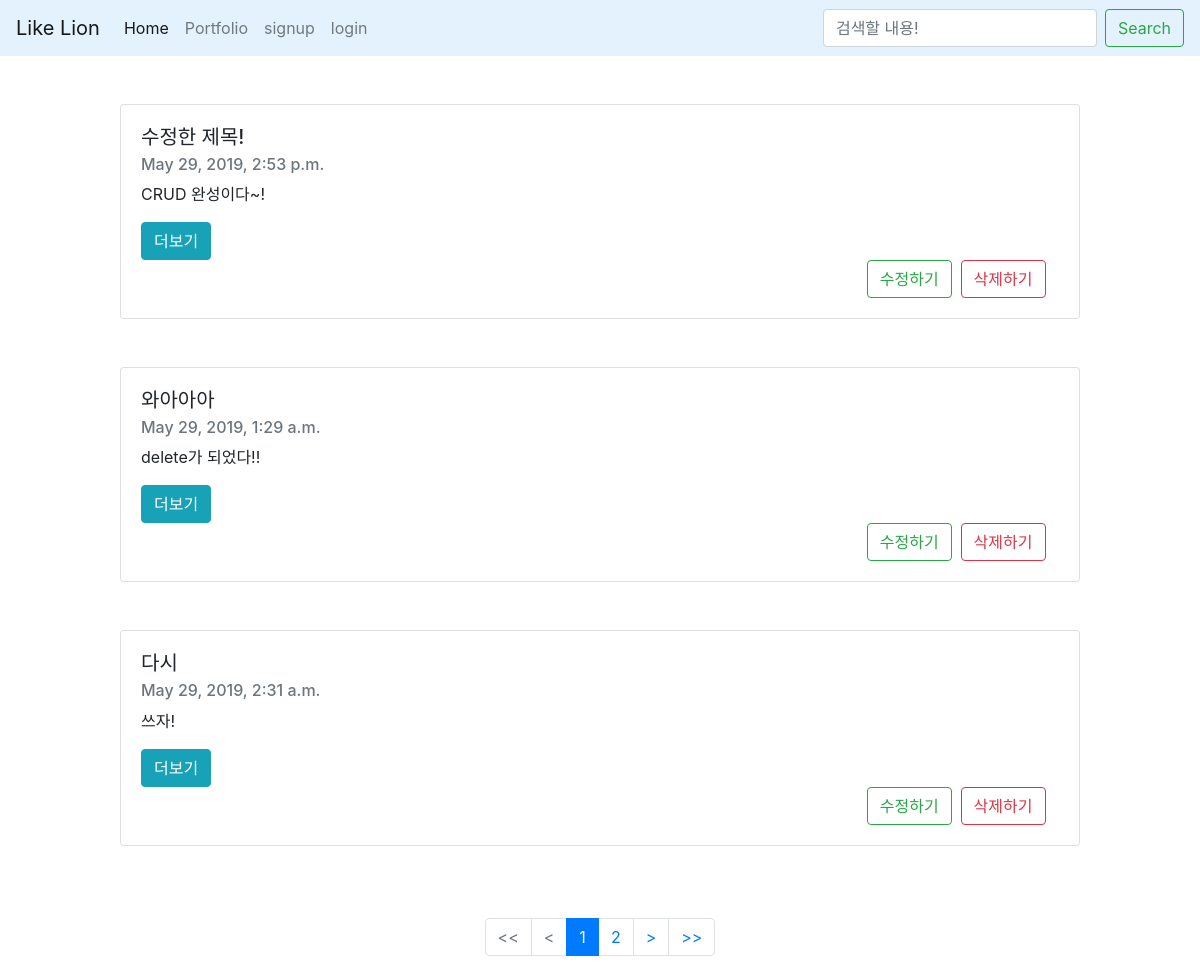
Before: / with the older database file.
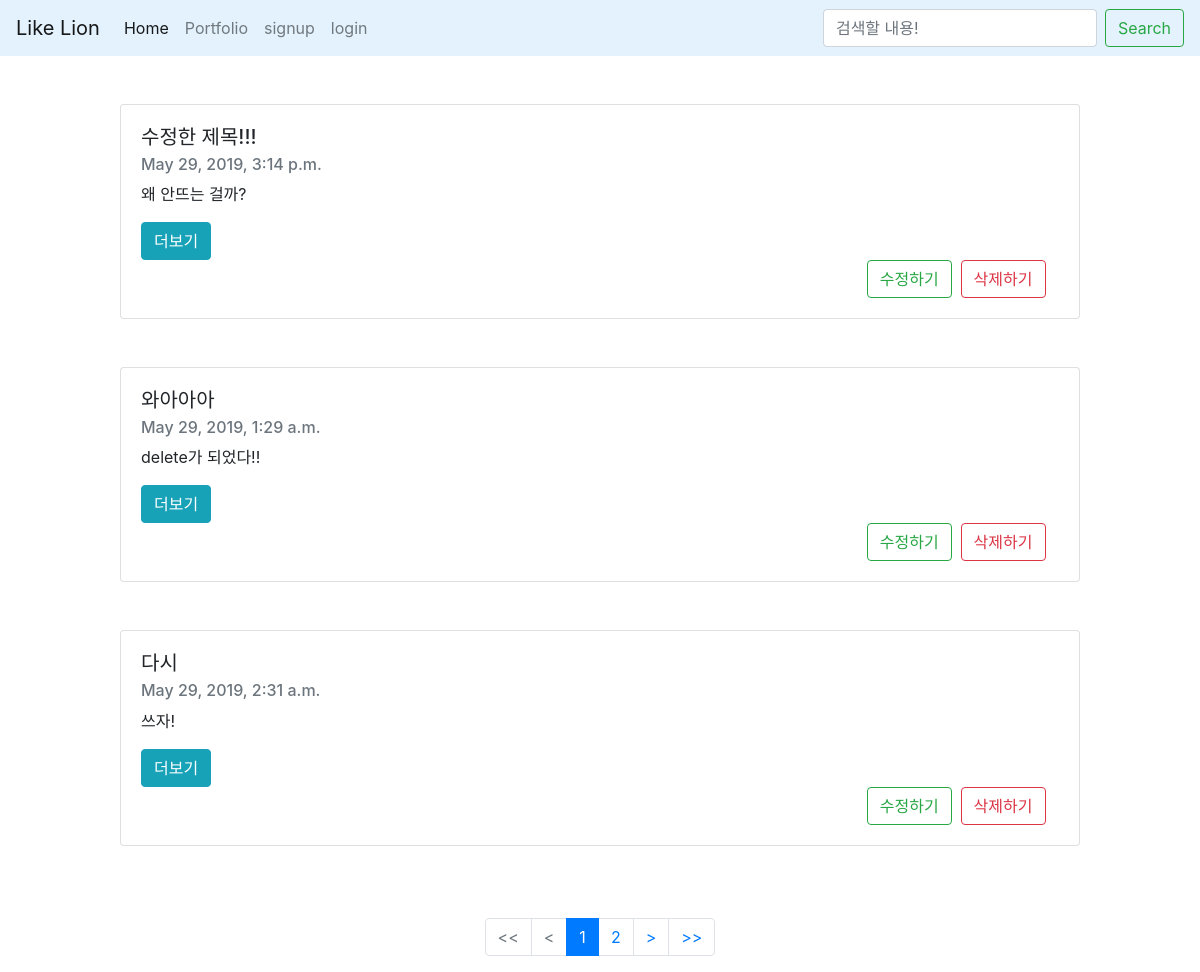
After: the same page with the newer database file.
### blogapp/models.py (models this page shows, shortened)
class Blog(models.Model):
    title = models.CharField(max_length=200)
    pub_date = models.DateTimeField('date published')
    body = models.TextField()
    def summary(self):
        return self.body[:100]

### blogapp/views.py (the view)
# urls.py: path('',blogapp.views.home,name='home'),
def home(request):
    blogs = Blog.objects
    blog_list = Blog.objects.all()
    paginator = Paginator(blog_list,3)
    page = request.GET.get('page')
    posts = paginator.get_page(page)
    return render(request, 'home.html', {'blogs': blogs, 'posts':posts})

### blogapp/templates/home.html (shortened to what this page needs)
{% extends 'base.html' %}
{% block contents %}
<body>
  {% for num in posts %}
   <div class="card" style="margin: 4% 10%">
         <div class="card-body">
            <h5 class="card-title">{{num.title}}</h5>
            <h6 class="card-subtitle mb-2 text-muted">{{num.pub_date}}</h6>
            <p class="card-text">{{num.summary}}</p>
            <a href="{%url 'detail' num.id%}">
            <button type="button" class="btn btn-info" data-toggle="tooltip" data-placement="bottom" title="{{num.body}}">
              더보기
            </button></a>
            <div class="text-right">
              <button type="button" class="btn btn-outline-success" data-toggle="modal" data-target="#update">수정하기</button>&nbsp;
                <button type="button" class="btn btn-outline-danger" data-toggle="modal" data-target="#exampleModal" >삭제하기</button>&nbsp; &nbsp;
              </div>
        </div>
    </div>
  {%endfor%}
  <br>
  <div class="container" style="text-align : center">
    <nav aria-label="Page navigation example">
      <ul class="pagination justify-content-center">
        {%if posts.has_previous%}
          <li class="page-item">
              <a class="page-link" href="?page=1" tabindex="-1" aria-disabled="true"><<</a>
          </li>
          <li class="page-item">
              <a class="page-link" href="?page={{posts.previous_page_number}}" tabindex="-1" aria-disabled="true"><</a>
          </li>
        {%else%}
          <li class="page-item disabled">
              <a class="page-link disabled" href="#" tabindex="-1" aria-disabled="true"><<</a>
          </li>
          <li class="page-item disabled">
            <a class="page-link disabled" href="#" tabindex="-1" aria-disabled="true"><</a>
          </li>
        {%endif%}
        {%for i in posts.paginator.page_range %}
          {%if i == posts.number %}
            <li class="page-item active"aria-current="page">
              <a class="page-link" href="?page={{i}}">{{i}}<div class="sr-only">(current)</div></a>
            </li>
          {%else%}
          <li class="page-item"><a class="page-link" href="?page={{i}}">{{i}}</a></li>
          {%endif%}
        {%endfor%}
        {%if posts.has_next%}
            <li class="page-item">
              <a class="page-link" href="?page={{posts.next_page_number}}" tabindex="-1" aria-disabled="true">></a>
            </li>
            <li class="page-item">
              <a class="page-link" href="?page={{posts.paginator.num_pages}}" tabindex="-1" aria-disabled="true">>></a>
            </li>
        {%endif%}
      </ul>
    </nav>
  </div>
  </body>
{%endblock%}

Changed rows visible on the page:
changed Blog: title "수정한 제목!" → "수정한 제목!!!"; pub_date "May 29, 2019, 2:53 p.m." → "May 29, 2019, 3:14 p.m."; summary "CRUD 완성이다~!" → "왜 안뜨는 걸까?"
